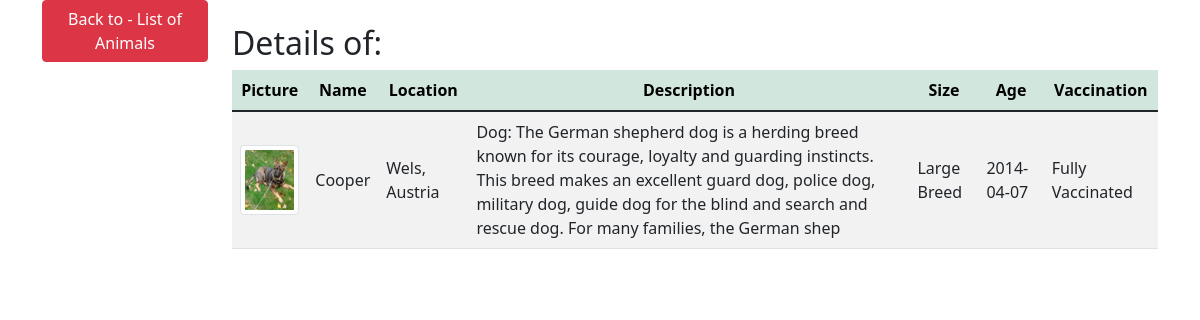
Page /details.php?animal_id=28 (signed in) on the committed database.
### tables this page shows
CREATE TABLE `animals` (
  `animal_id` int(11) NOT NULL,
  `name` varchar(100) NOT NULL,
  `picture` varchar(100) NOT NULL,
  `location` varchar(100) NOT NULL,
  `description` varchar(255) NOT NULL,
  `size` varchar(100) NOT NULL,
  `age` date NOT NULL,
  `vaccination` varchar(50) NOT NULL,
  `status` varchar(15) NOT NULL
);

### details.php (the view, shortened to what this page needs)
<?php
require_once 'components/db_connect.php';
 if ($_GET['animal_id']) {
    $id = $_GET['animal_id'];
    $sql = "SELECT * FROM animals WHERE animal_id= {$id}";
    $result = mysqli_query($connect, $sql);
    $animals = mysqli_fetch_assoc($result);
    if (mysqli_num_rows($result) == 1) {
        $name = $animals['name'];
        $location = $animals['location'];
        $description = $animals['description'];
        $size = $animals['size'];
        $age = $animals['age'];
        $vaccination = $animals['vaccination'];
     $tbody="<tr>
     <td><img class='img-thumbnail' src='pictures/" . $animals['picture'] . "'</td>
         <td>$name</td>
         <td>$location</td>
         <td>$description</td>
         <td>$size</td>
         <td>$age</td>
         <td>$vaccination</td></tr>";
    } else {
         header("location: animals/adopt.php");
    }
} else {
    header("location: animals/error.php");
}
?>
<!DOCTYPE html>
<html lang="en">
<head>
    <?php require_once 'components/boot.php' ?>
</head>
<body>
    <div class="container">
        <div class="row">
            <div class="col-2">
                <a class="btn btn-danger" href="home.php">Back to - List of Animals</a>
            </div>
            <div class="col-10 mt-4">
                <p class='h2'>Details of:</p>
                <table class='table table-striped'>
                    <thead class='table-success'>
                        <tr>
                            <th>Picture</th>
                            <th>Name</th>
                            <th>Location</th>
                            <th>Description</th>
                            <th>Size</th>
                            <th>Age</th>
                            <th>Vaccination</th>
                        </tr>
                    </thead>
                    <tbody>
                        <?= $tbody ?>
                    </tbody>
                </table>
            </div>
        </div>
    </div>
</body>
</html>

### details.php (style rules this page uses)
.img-thumbnail { width: 70px !important; height: 70px !important; }
td { text-align: left; vertical-align: middle; }
tr { text-align: center; }

### rows in the picture
animals: picture (picture), name "Cooper", location "Wels, Austria", description "Dog: The German shepherd dog is a herding breed known for its courage, loyalty and guarding instincts. This breed makes an excellent guard dog, police dog, military dog, guide dog for the blind and search and rescue dog. For many families, the German shep", size "Large Breed", age "2014-04-07", vaccination "Fully Vaccinated"
